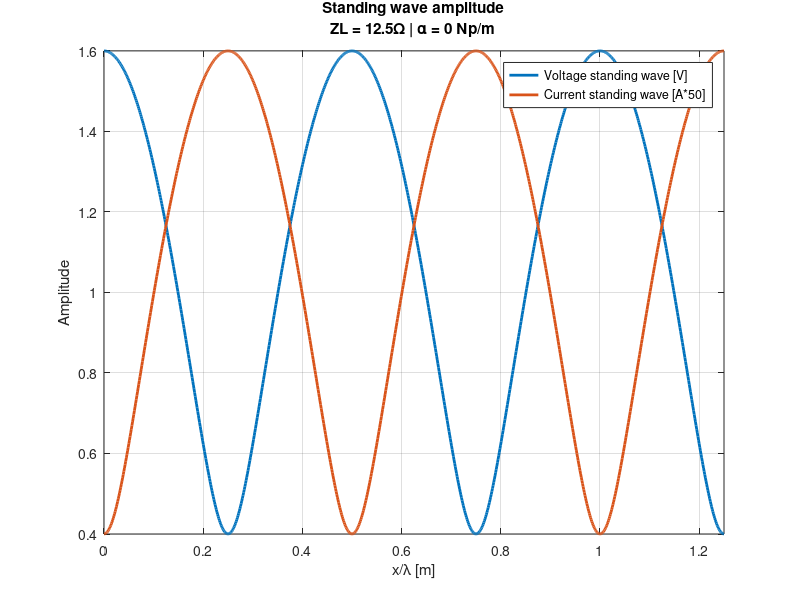
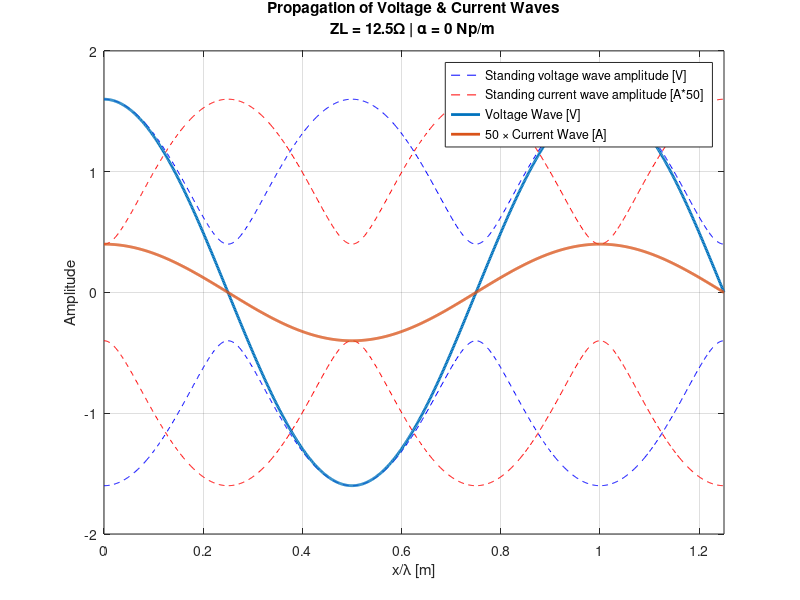
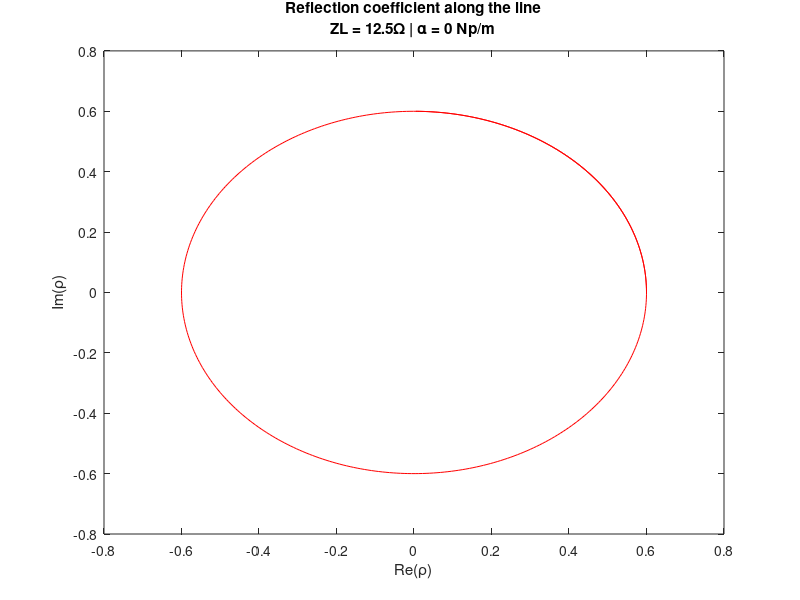

Write the MATLAB code that produced these figures, in order.
%% Simulation Class
% 
%   Wave equations
%   Standing Wave 
%   Voltage and Current time evolution
%   Reflection Coefficient 
%   Impedance and Admittance

%% Init
clear;
close all;
clc;

%% System Parameters
% Generator voltage [V]
Vg = 2;     

% Generator impedance [ohm]
Zg = 50;    

% Line length [m]
l = 1.25;

% Line impedance [ohm]
Z0 = 50;

% Frequency [MHZ]
f = 300;

% Attenation constant
alpha = 0;

% Load Impedance [ohm]
ZL = 12.5;

%% 1. Simulation Variables

% wave length
lambda = 300 / f;

% Period
T = 1/f;

% reflection coefficient in load
if ZL == Inf
    % in case of open circuit
    pl = 1;
else
    pl = (ZL - Z0)/(ZL + Z0);
end;

% points in the line
x = linspace(0, l, 1000);

% phase constant
beta = 2*pi/lambda;

% propagation constant
gamma = alpha + 1j*beta;

% Distance from load
d = l - x;

%% 2. General phasor equations

% Incident & reflection voltage waves amplitude
V1 = Z0 / (Z0 + Zg) * Vg;
V2 = V1 * pl *  exp(-2*gamma*l);

% Incident & reflected voltage waves
Vi = V1 .* exp(-gamma .* x);
Vr = V2 .* exp(+gamma.*x);

% Incident & reflected current waves
Ii = Vi / Z0;
Ir = -Vr / Z0;

% Voltage & Current Waves
V = Vi + Vr;
I = Ii + Ir;


%% 3-4. Standing waves
% Amplitude of voltage & current standing wave
Vsw = abs(Vi + Vr);
Isw = abs(Ii + Ir);

% Voltage and Current Standing waves
figure(1)
plot(x/lambda, Vsw, 'LineWidth', 2)
hold on
plot(x/lambda, Isw*Z0, 'LineWidth', 2)
hold off
title(['Standing wave amplitude' sprintf('\n') 'ZL = ' num2str(ZL) ...
       '\Omega | \alpha = ' num2str(alpha) ' Np/m'])
xlabel('x/\lambda [m]');
ylabel('Amplitude');
legend('Voltage standing wave [V]', 'Current standing wave [A*50]')
xlim([0 l])
grid on

% Voltage Standing Wave Ratio
if ZL == 0 || ZL == Inf
    VSWR = Inf
else
    VSWR = (1 + abs(pl)*exp(-2*alpha*d)) / (1 - abs(pl)*exp(-2*alpha*d))
end;

%% 5-6. Wave propagation animation

% Animation parameters
% Number of periods to simulate
numT = 5;

% Number of points per period
pointsPerT = 32;

% Total number of simulation points
numSimPoints = numT * pointsPerT;

% Time step and time init
Tstep = T/pointsPerT;
t = 0;

% Envelope plotting
figure(2)
hVS = plot(x/lambda, Vsw, 'b--');
hold on
hIS = plot(x/lambda, Isw*Z0, 'r--');
plot(x/lambda, -Vsw, 'b--')
plot(x/lambda, -Isw*Z0, 'r--')
title(['Propagation of Voltage & Current Waves' sprintf('\n') ...
      'ZL = ' num2str(ZL) '\Omega | \alpha = ' num2str(alpha) ' Np/m'])
xlabel('x/\lambda [m]');
ylabel('Amplitude');
xlim([0 l])
grid on

% Voltage & Current waves @t=0s
hV = plot(x/lambda, real(V), 'LineWidth', 2);
hI = plot(x/lambda, real(I), 'LineWidth', 2); 
legend([hVS hIS hV hI], 'Standing voltage wave amplitude [V]', ...
                        'Standing current wave amplitude [A*50]', ...
                        'Voltage Wave [V]', '50 \times Current Wave [A]')

% Animation
for k = 1 : numSimPoints
    % increment time
    t = t + Tstep;
    
    % Set new data for voltage & current using the new time
    set(hV, 'Ydata', real(V.* exp(1j.*2*pi*f*t)));
    set(hI, 'Ydata', real(I*Z0.* exp(1j.*2*pi*f*t)));
    
    % delay 100 ms
    pause(0.1);
end

% For each voltage maximum there is a minimum of current.
% For a open circuit (ZL = Inf), the voltage is at is maximum at the load 
% but is zero at the generator. The current is zero at the load but is
% maximum in the generator.  The VSWR = Inf, and reflection coefficient = 1.
% For a short circuit, the voltage is at is zero at the load but is maximum
% at the generator. The current is  maximum at the load but is zero in the
% generator. The VSWR = Inf, and reflection coefficient = -1
% For ZL = Z0, the current and voltage waves are in phase, and there is no
% standing wave. The VSWR = 1, and reflection coefficient = 0.

%% 8. Reflection coefficient
p = Vr./Vi;

% Indexes for unique points 
idx = 1:lambda/2 * length(x);

figure(3)
plot(p(idx), 'r')
title(['Reflection coefficient along the line' sprintf('\n') ...
      'ZL = ' num2str(ZL) '\Omega | \alpha = ' num2str(alpha) ' Np/m'])
xlabel('Re(\rho)')
ylabel('Im(\rho)')




